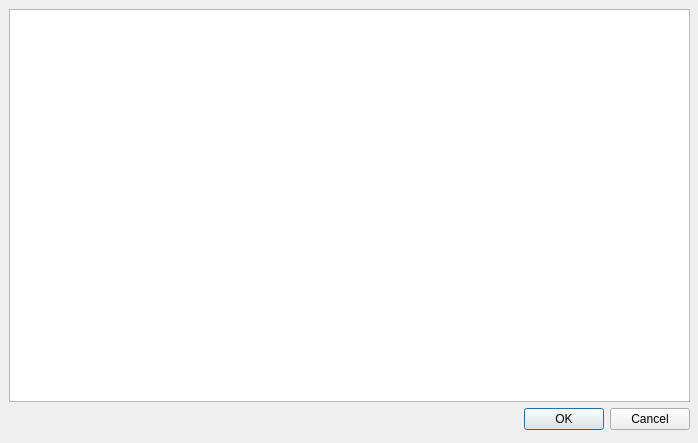
<?xml version="1.0" encoding="UTF-8"?>
<ui version="4.0">
 <class>RoadLengthTableDialog</class>
 <widget class="QDialog" name="RoadLengthTableDialog">
  <property name="geometry">
   <rect>
    <x>0</x>
    <y>0</y>
    <width>698</width>
    <height>443</height>
   </rect>
  </property>
  <property name="windowTitle">
   <string>Длина дорог</string>
  </property>
  <widget class="QWidget" name="verticalLayoutWidget">
   <property name="geometry">
    <rect>
     <x>9</x>
     <y>9</y>
     <width>681</width>
     <height>421</height>
    </rect>
   </property>
   <layout class="QVBoxLayout" name="verticalLayout">
    <item>
     <widget class="QTableWidget" name="tableWidget"/>
    </item>
    <item>
     <widget class="QDialogButtonBox" name="buttonBox">
      <property name="orientation">
       <enum>Qt::Horizontal</enum>
      </property>
      <property name="standardButtons">
       <set>QDialogButtonBox::Cancel|QDialogButtonBox::Ok</set>
      </property>
     </widget>
    </item>
   </layout>
  </widget>
 </widget>
 <resources/>
 <connections>
  <connection>
   <sender>buttonBox</sender>
   <signal>accepted()</signal>
   <receiver>RoadLengthTableDialog</receiver>
   <slot>accept()</slot>
   <hints>
    <hint type="sourcelabel">
     <x>248</x>
     <y>254</y>
    </hint>
    <hint type="destinationlabel">
     <x>157</x>
     <y>274</y>
    </hint>
   </hints>
  </connection>
  <connection>
   <sender>buttonBox</sender>
   <signal>rejected()</signal>
   <receiver>RoadLengthTableDialog</receiver>
   <slot>reject()</slot>
   <hints>
    <hint type="sourcelabel">
     <x>316</x>
     <y>260</y>
    </hint>
    <hint type="destinationlabel">
     <x>286</x>
     <y>274</y>
    </hint>
   </hints>
  </connection>
 </connections>
</ui>
